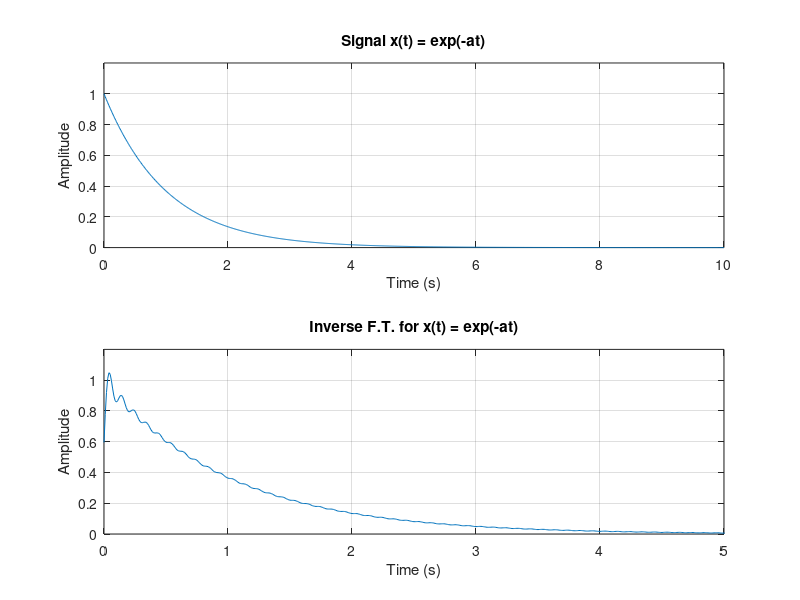

Write the MATLAB code that produced this figure.
Dt = 1/100;           % Βημα στο χρόνο
D = 10;               % Διάρκεια σήματος
t = 0:Dt:D;           % Άξονας χρόνου
Df = 0.01;            % Βήμα στη συχνότητα
f = -10:Df:10;        % Διάρκεια μετασχηματισμού
x = exp(-t);          % Σήμα x(t)
subplot(211); plot(t,x); grid;             % Γράφημα
xlabel('Time (s)'); ylabel('Amplitude');   % Ετικέτες
title('Signal x(t) = exp(-at)');           % Τίτλος
axis([0 t(end) 0 1.2]);                    % Μεγέθυνση
M = exp(-j*2*pi*f'*t);                     % Πίνακας ανάλυσης
X = Dt*x*M.';                              % Μετασχ. Fourier
Minv = exp(j*2*pi*f'*t);                   % Πίνακας σύνθεσης
xinv = Df*X*Minv;                          % Αντίστροφος Μετασχ. Fourier
subplot(212); plot(t, real(xinv));         % Γράφημα σήματος
xlabel('Time (s)'); ylabel('Amplitude');   % Ετικέτες
title('Inverse F.T. for x(t) = exp(-at)'); % Τίτλος
axis([0 t(end)/2 0 1.2]); grid;            % Μεγέθυνση
